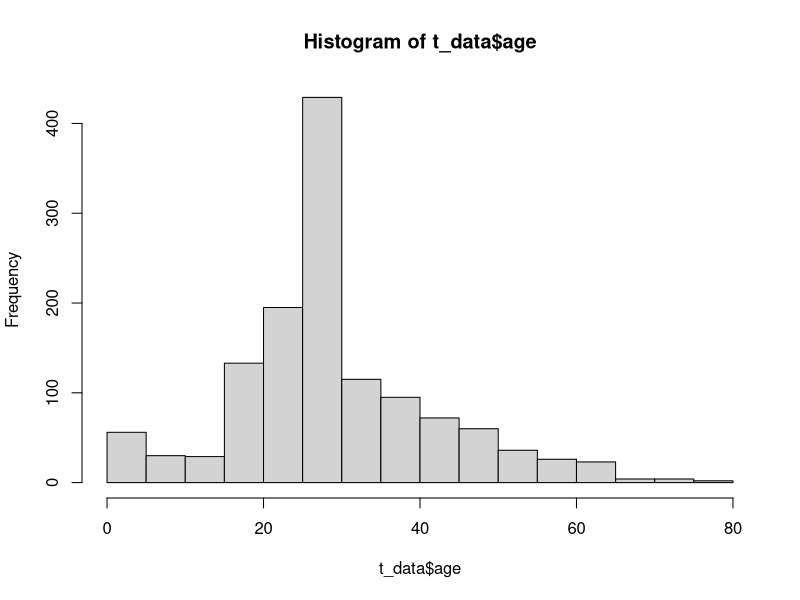
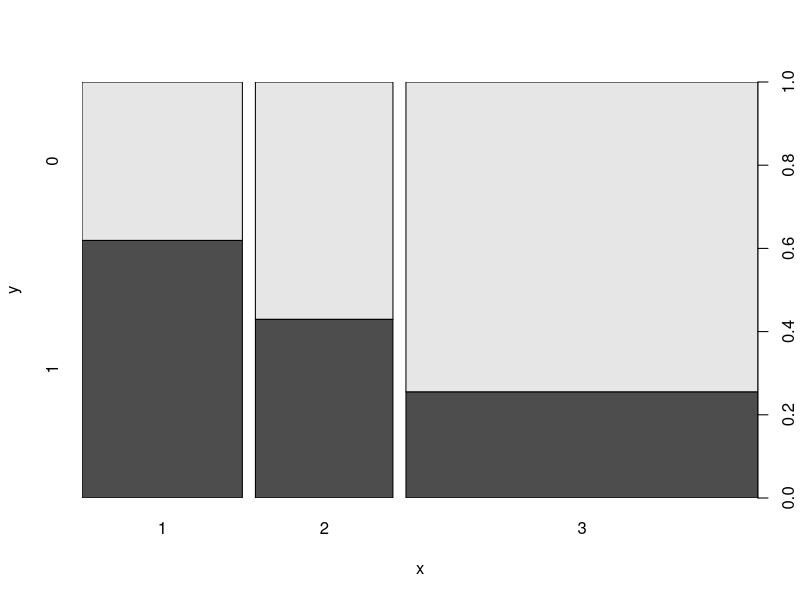
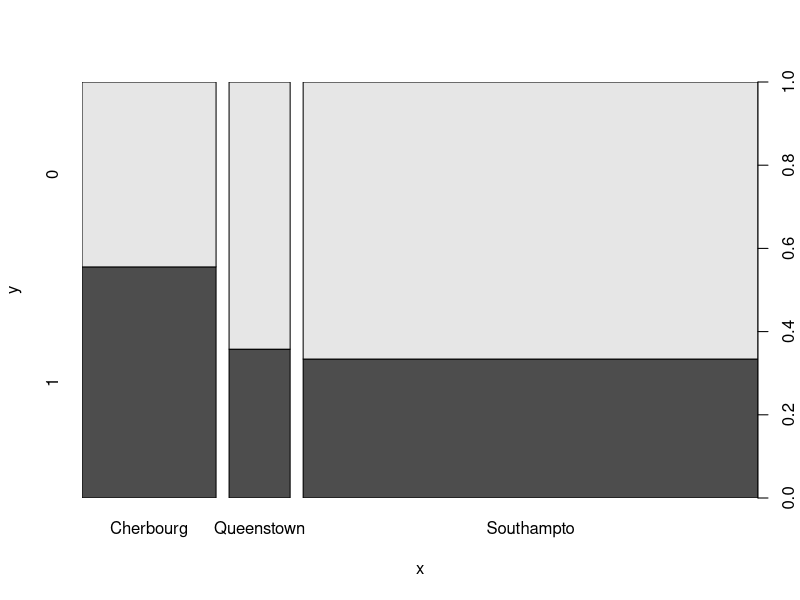
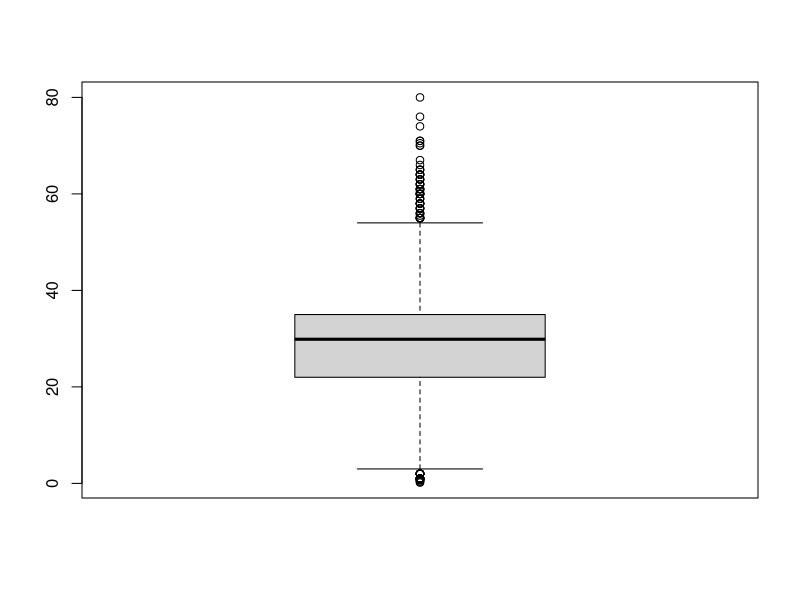
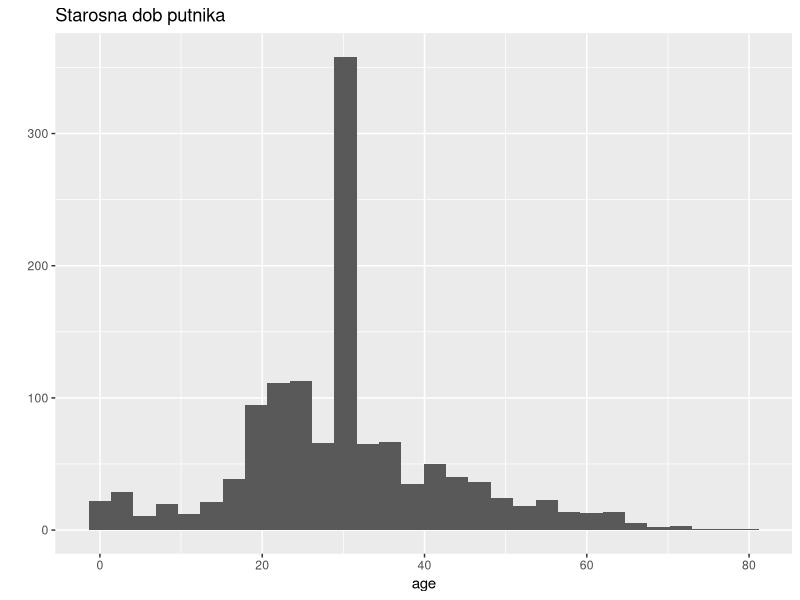
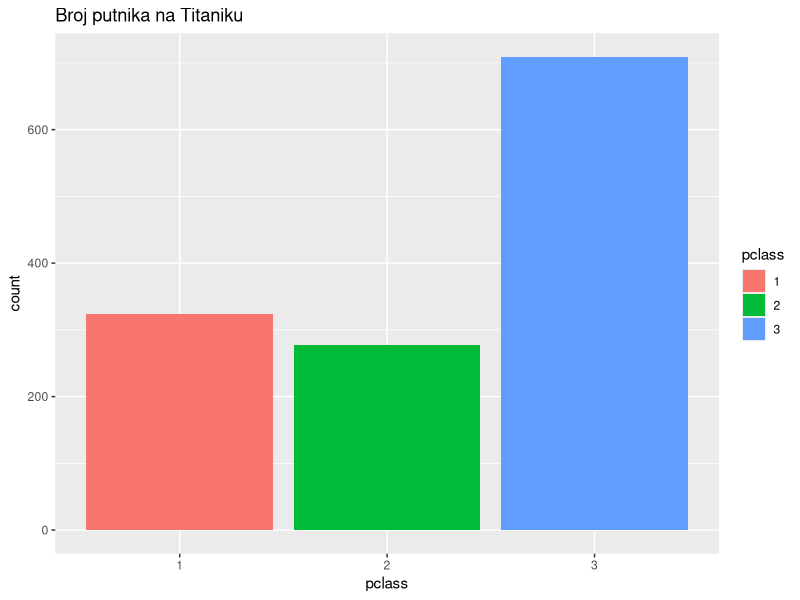
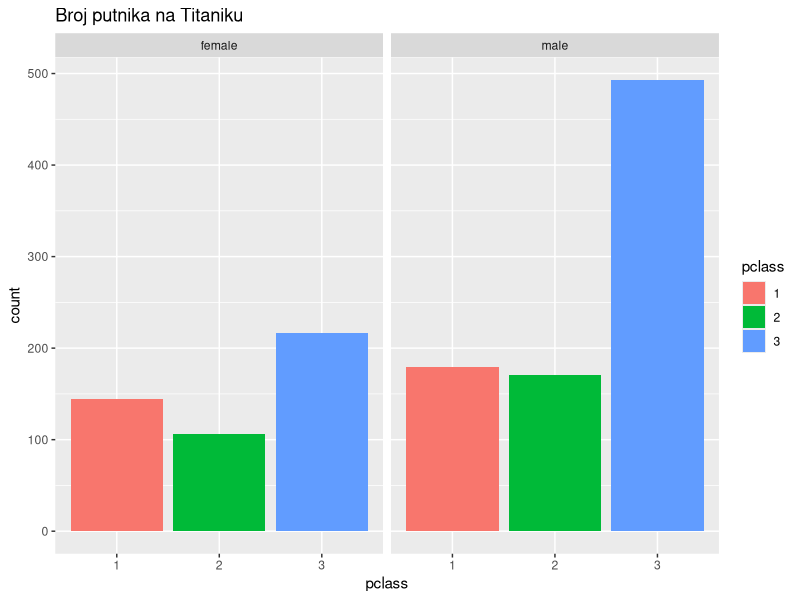
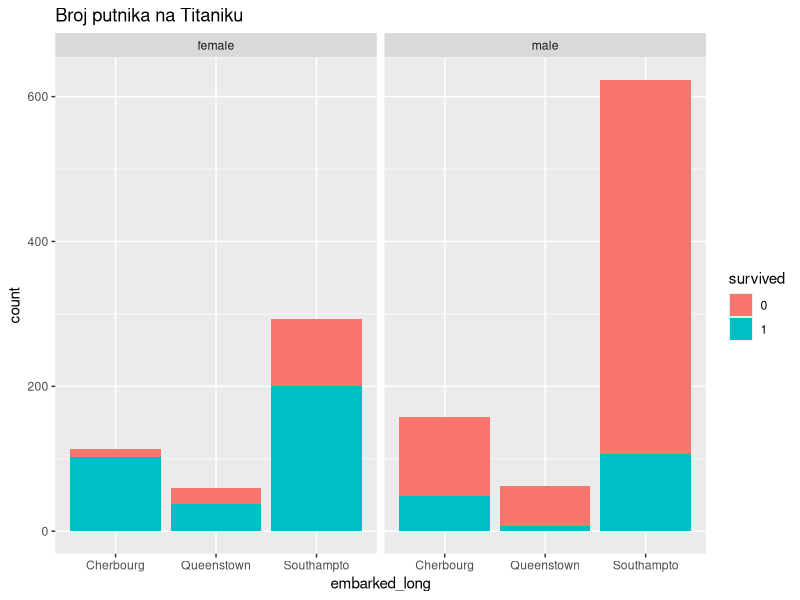

Write the R code that produced these figures, in order.
#***************************************
#
#Data analysis with R
#
#*****************************************
#
#titanic data investigation, more info at: https://www.kaggle.com/c/titanic/data
#load data from the dist

#local specific code # read data from txt file from the worksheet named mysheet
t_data <- read.csv(file = "Resource/titanic3.csv", header = TRUE, row.names = NULL, encoding = "UTF-8", sep = ",", dec = ".", quote = "\"", comment.char = "")
#quick overview of the data
head(t_data) #when data is big show only  first few rows

# Get the summary of imported data
str(t_data)

#convert survived, pclass columns to factors
t_data$survived <- as.factor(t_data$survived)
t_data$pclass <- as.factor(t_data$pclass)

#convert name to character column
t_data$name <- as.character(t_data$name)
t_data$age <- as.numeric(t_data$age)

str(t_data)

#embarked column is not clear what are letters mean
head(t_data$embarked)

#Add new calculated columns
embarked_fun <- function(value) {
    switch(as.character(value),
  "C" = "Cherbourg",
  "Q" = "Queenstown",
  "S" = "Southampto",
  "Southampto")
}

#calculated column
t_data[, "embarked_long"] <- sapply(t_data[, "embarked"], embarked_fun)
str(t_data)

#convert column to factor
t_data$embarked_long = as.factor(t_data$embarked_long)
#
head(t_data$embarked_long)


#missing value handling
x <- length(names(t_data))#column name of t_data
y <- cbind(names(t_data), 1:x)#missing value

#how much missing values contain each column
for (i in 1:x) {
    y[i, 2] <- sum(is.na(t_data[, i]))
}

y
#Age column contains significat number of missing value.
#we should handle them somehow
avr <- mean(t_data$age, na.rm = TRUE)

for (i in 1:nrow(t_data)) {
    if (is.na(t_data$age[i])) {
        t_data$age[i] <-avr
    }

}
#Check to make sure there are no more missing age values
sum(is.na(t_data$age))

#stats about data
length(t_data) # number of columns
length(t_data$survived) # number of rows 

table(t_data$survived) # nice review of category data

table(t_data$survived, t_data$pclass) # combinig two cat columns

table(t_data$survived) / length(t_data$survived) #precent of the survived 

table(t_data$pclass) # nice review of category data


#create Age historgram
hist(t_data$age)


#it cannot calculate because of missing values
median(t_data$age) # error there are missing values

# some statistics
median(t_data$age, na.rm = TRUE) # na.rm = TRUE means skip missing values if exist
min(t_data$age, na.rm = TRUE) # minumum value 
max(t_data$age, na.rm = TRUE) # max values
range(t_data$age, na.rm = TRUE) # range of the value

#plotting
plot(t_data$pclass, t_data$survived)
plot(t_data$embarked_long, t_data$survived)

#box plot
#1 and 4 line  - first line
# box second and third quartile
boxplot(t_data$age)

#qqplot 2
library("ggplot2")
agePlot <- qplot(x = age, data = t_data, geom = "auto")

agePlot <- agePlot + labs(title = "Starosna dob putnika")
print(agePlot)

#Broj putnika po po klasama
ggplot(t_data) + aes(x = pclass, fill = pclass) + geom_bar() +
ggtitle("Broj putnika na Titaniku")

#Broj putnika po poklasama podijeljeni prema spolu
ggplot(t_data) + aes(x = pclass, fill = pclass) + geom_bar() +
        ggtitle("Broj putnika na Titaniku") +
facet_grid(. ~ sex)

#Broj putnika po po klasama, grupisano po spolu i ukrcajnim lukama 
ggplot(t_data) + aes(x = embarked_long, fill = survived) + geom_bar() +
        ggtitle("Broj putnika na Titaniku") +
facet_grid(. ~ sex)

#Broj prezivjelih putnika po klasama
ggplot(t_data) + aes(x = pclass, fill = survived) + geom_bar() +
    ggtitle("Broj putnika na Titaniku")

#Broj prezivjelih putnika putnika po klasama
ggplot(t_data) + aes(x = pclass, fill = survived) + geom_bar() +
        ggtitle("Broj putnika na Titaniku") +
        facet_grid(. ~ sex)



##Machine learning preparation####
#create new data from current

data_to_model = data.frame(survived = t_data$survived, pclass = t_data$pclass, age = t_data$age, sibp = t_data$sibsp, parch = t_data$parch, sex = t_data$sex, embarked = t_data$embarked_long)

#structure of the new data
str(data_to_model)
